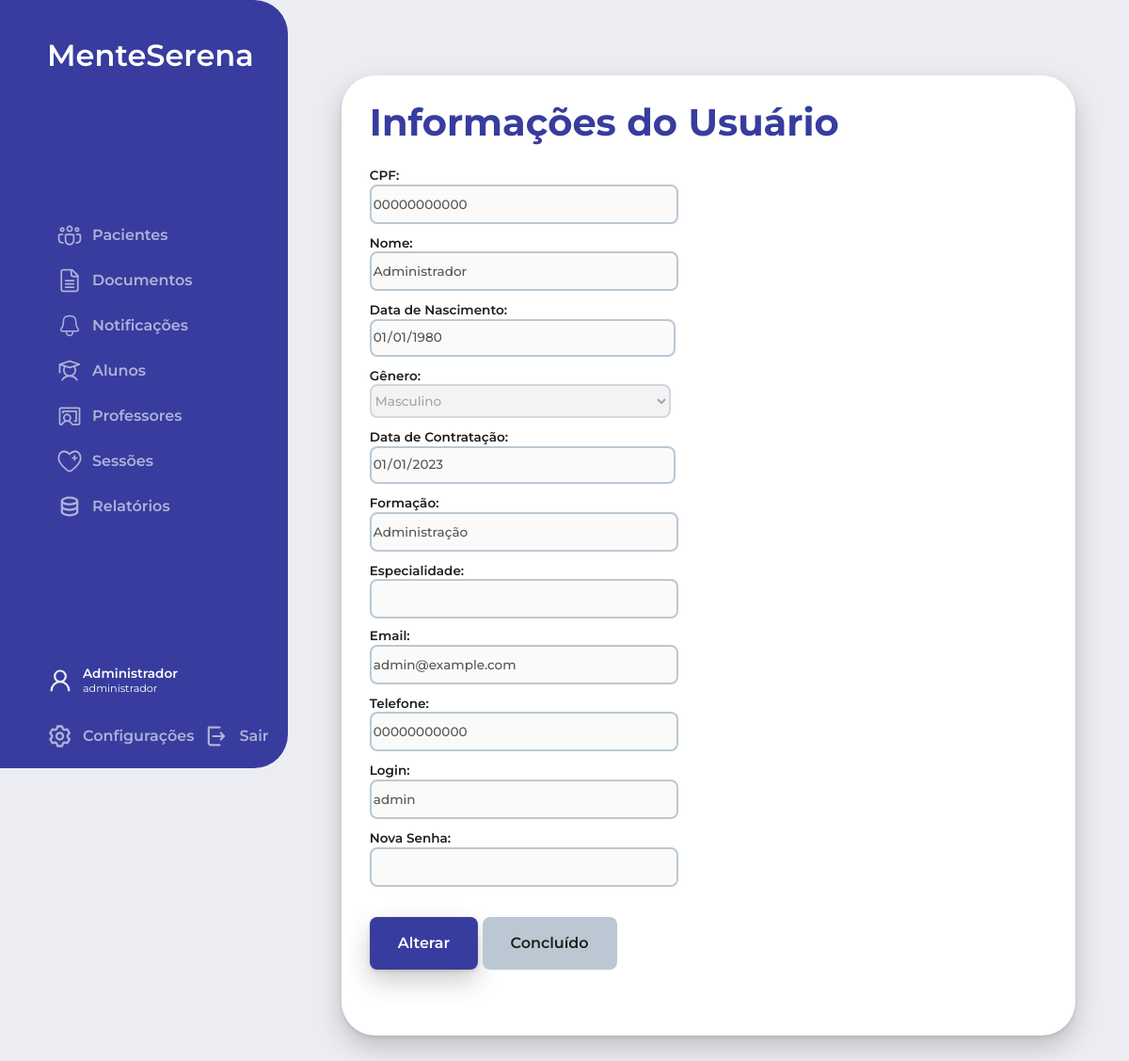
Before: /php/acessarUsuario.php?id=1 (signed in) with the older database file.
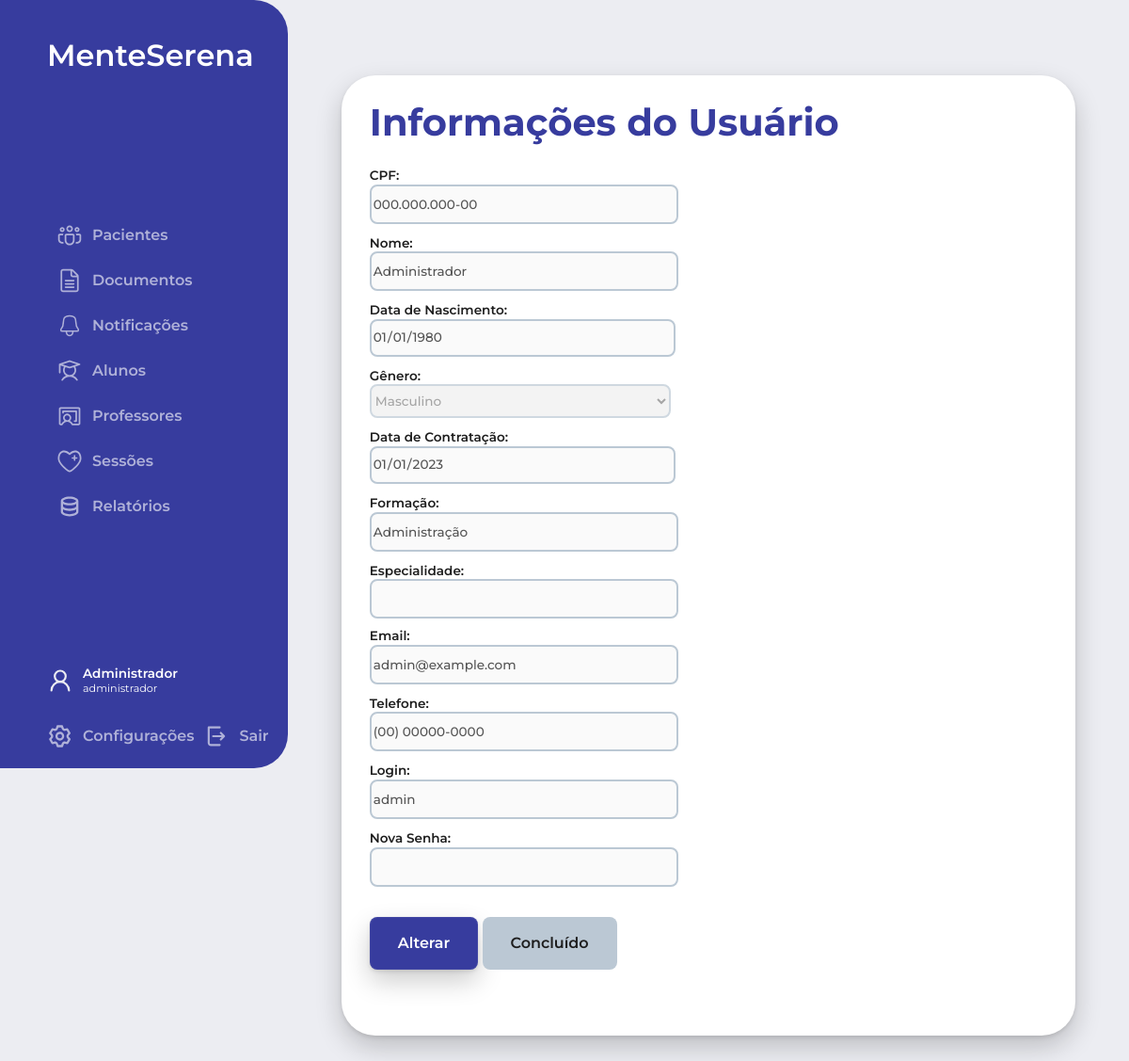
After: the same page with the newer database file.
### tables this page shows
CREATE TABLE Usuarios (
    id_usuario INT AUTO_INCREMENT PRIMARY KEY,
    cpf VARCHAR(14) NOT NULL,
    nome VARCHAR(50) NOT NULL,
    data_nascimento DATE NOT NULL,
    genero ENUM('Masculino', 'Feminino', 'Outro') NOT NULL,
    data_contratacao DATE NOT NULL,
    formacao VARCHAR(50) NOT NULL,
    tipo_usuario ENUM('aluno', 'professor', 'administrador') NOT NULL,
    especialidade VARCHAR(20),
    email VARCHAR(50) NOT NULL,
    telefone VARCHAR(15) NOT NULL,
    login VARCHAR(20) NOT NULL,
    senha VARCHAR(255) NOT NULL,
    ativo BOOLEAN NOT NULL
);

### php/acessarUsuario.php (the view, shortened to what this page needs)
<?php
include('../config.php');
$idUsuario = isset($_GET['id']) ? $_GET['id'] : '';
$queryUsuario = "SELECT * FROM Usuarios WHERE id_usuario = ?";
$stmtUsuario = mysqli_prepare($conn, $queryUsuario);
mysqli_stmt_bind_param($stmtUsuario, "i", $idUsuario);
mysqli_stmt_execute($stmtUsuario);
$resultUsuario = mysqli_stmt_get_result($stmtUsuario);
$usuario = mysqli_fetch_assoc($resultUsuario);
?>
<!DOCTYPE html>
<html lang="pt-br">
<head>
  <link rel="stylesheet" href="../estilo.css">
  <link rel="stylesheet" href="../css/sidebar.css">
  <link rel="stylesheet" href="../css/mainContent.css">
</head>
<body>
  <div class="body_section">
    <?php include('sidebar.php'); ?>
    <main>
      <div class="main_title"><h2>Informações do Usuário</h2></div>
      <div class="content">
        <form class="main_form" action="acessarUsuario.php?id=<?php echo $idUsuario; ?>" method="post">
          <div class="form_group">
            <div class="form_input">
              <label for="cpf">CPF:</label>
              <input type="text" name="cpf" id="cpf" value="<?php echo $usuario['cpf']; ?>" disabled>
            </div>
            <div class="form_input">
              <label for="nome">Nome:</label>
              <input type="text" name="nome" id="nome" value="<?php echo $usuario['nome']; ?>" disabled>
            </div>
            <div class="form_input">
              <label for="data_nascimento">Data de Nascimento:</label>
              <input type="date" name="data_nascimento" id="data_nascimento" value="<?php echo $usuario['data_nascimento']; ?>" disabled>
            </div>
            <div class="form_input">
              <label for="genero">Gênero:</label>
                <select name="genero" id="genero" disabled>
                <option value="Masculino" <?php echo ($usuario['genero'] == 'Masculino') ? 'selected' : ''; ?>>Masculino</option>
                </select>
            </div>
            <div class="form_input">
              <label for="data_contratacao">Data de Contratação:</label>
              <input type="date" name="data_contratacao" id="data_contratacao" value="<?php echo $usuario['data_contratacao']; ?>" disabled>
            </div>
            <div class="form_input">
              <label for="formacao">Formação:</label>
              <input type="text" name="formacao" id="formacao" value="<?php echo $usuario['formacao']; ?>" disabled>
            </div>
            <div class="form_input">
              <label for="especialidade">Especialidade:</label>
              <input type="text" name="especialidade" id="especialidade" value="<?php echo $usuario['especialidade']; ?>" disabled>
            </div>
            <div class="form_input">
              <label for="email">Email:</label>
              <input type="text" name="email" id="email" value="<?php echo $usuario['email']; ?>" disabled>
            </div>
            <div class="form_input">
              <label for="telefone">Telefone:</label>
              <input type="text" name="telefone" id="telefone" value="<?php echo $usuario['telefone']; ?>" disabled>
            </div>
            <div class="form_input">
              <label for="login">Login:</label>
              <input type="text" name="login" id="login" value="<?php echo $usuario['login']; ?>" disabled>
            </div>
            <div class="form_input">
              <label for="nova_senha">Nova Senha:</label>
              <input type="password" name="nova_senha" id="nova_senha" disabled>
            </div>
          </div>
          <div class="form_group full_width">
            <button type="button" id="alterarBtn" class="botao_azul text_button">Alterar</button>
            <button type="submit" id="concluidoBtn" class="botao_azul text_button" name="botao" value="Concluído" disabled>Concluído</button>
          </div>
        </form>
      </div>
    </main>
  </div>
</body>
</html>

Changed rows visible on the page:
changed usuarios "Administrador": cpf "00000000000" → "000.000.000-00"; telefone "00000000000" → "(00) 00000-0000"
